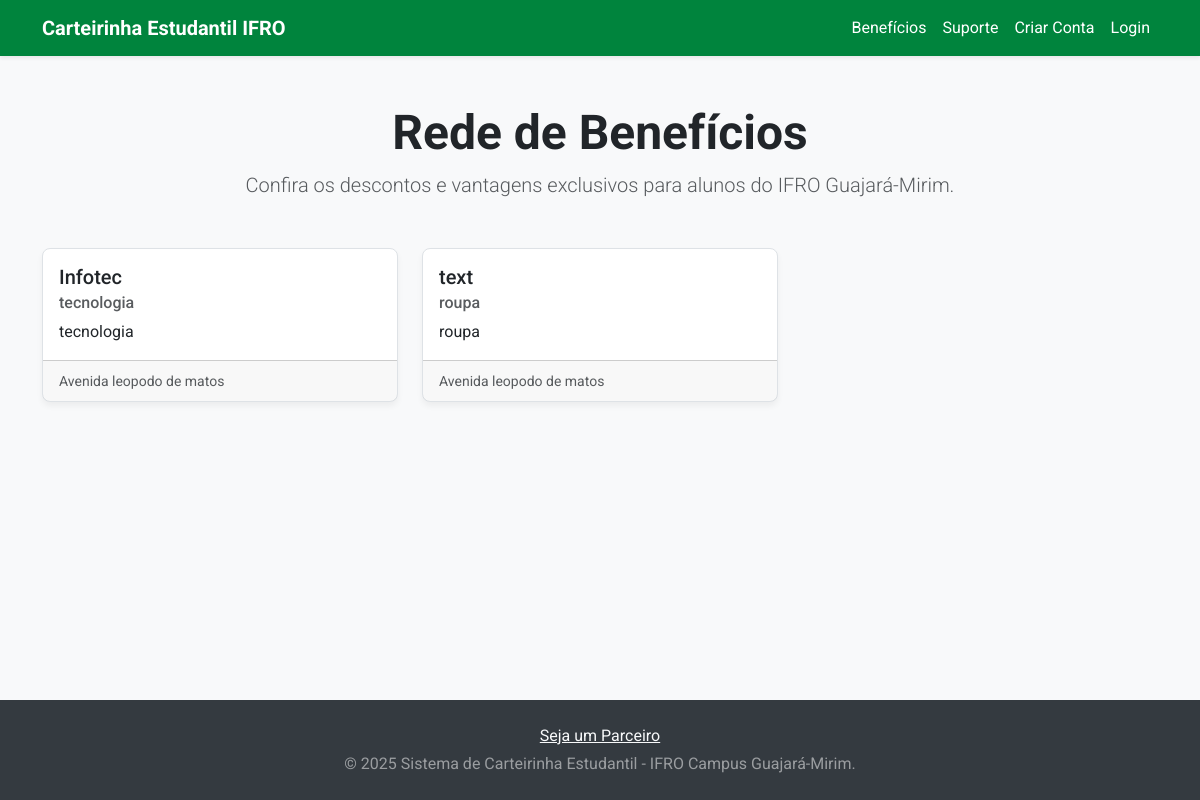
The page /parceiros/beneficios/ on the database as committed earlier.
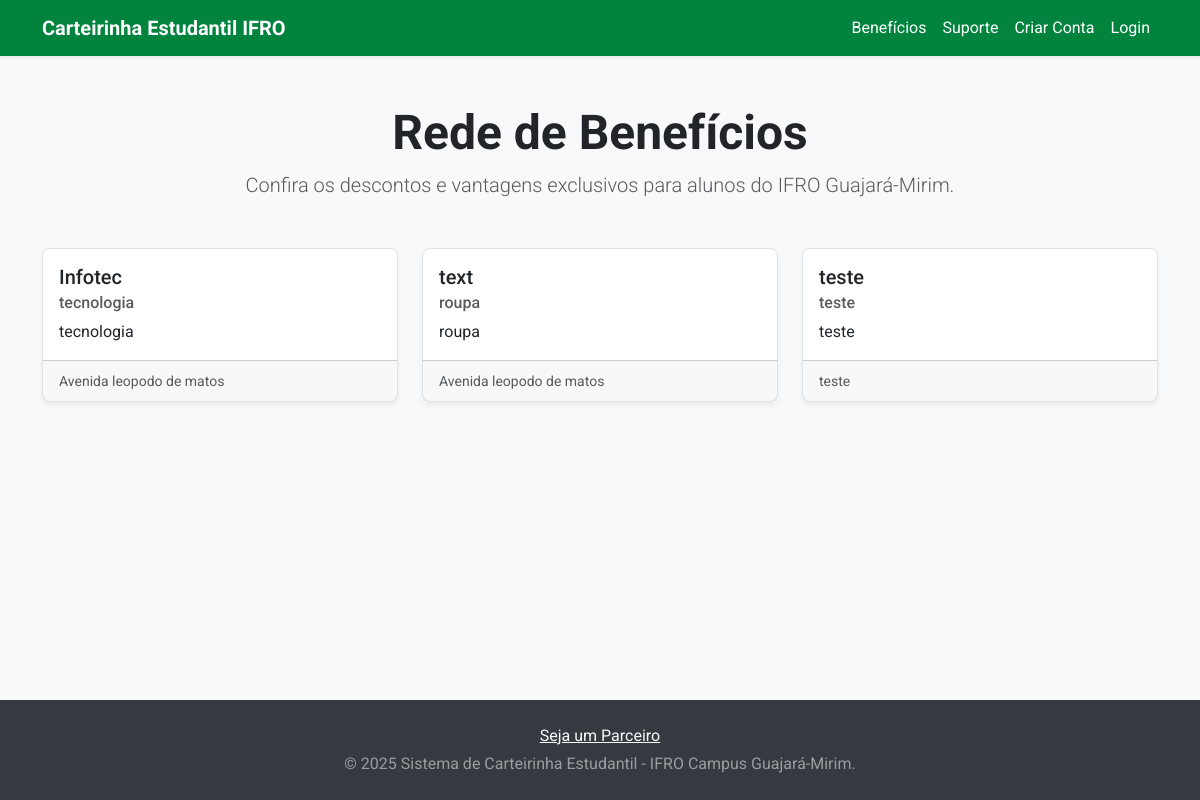
The same page on the database as committed later.
### parceiros/models.py (models this page shows, shortened)
class Parceiro(models.Model):
    nome_fantasia = models.CharField(max_length=255)
    cnpj = models.CharField(max_length=18, unique=True)
    endereco = models.CharField(max_length=255)
    categoria = models.CharField(max_length=100)
    descricao_beneficio = models.TextField()
    regras_de_uso = models.TextField(blank=True)
    STATUS_CHOICES = [
        ('Ativa', 'Ativa'),
        ('Inativa', 'Inativa'),
    ]
    status_parceria = models.CharField(max_length=10, choices=STATUS_CHOICES, default='Ativa')

### parceiros/views.py (the view)
# urls.py: path('beneficios/', views.lista_beneficios, name='lista_beneficios'),
def lista_beneficios(request):
    parceiros_ativos = Parceiro.objects.filter(status_parceria='Ativa')
    contexto = {
        'parceiros': parceiros_ativos
    }
    return render(request, 'parceiros/lista_beneficios.html', contexto)

### parceiros/templates/parceiros/lista_beneficios.html
{% extends 'alunos/base.html' %}
{% block content %}
<div class="container">
    <div class="text-center mb-5">
        <h1 class="display-5 fw-bold">Rede de Benefícios</h1>
        <p class="lead text-muted">Confira os descontos e vantagens exclusivos para alunos do IFRO Guajará-Mirim.</p>
    </div>
    <div class="row row-cols-1 row-cols-md-2 row-cols-lg-3 g-4">
        {% for parceiro in parceiros %}
        <div class="col">
            <div class="card h-100">
                <div class="card-body">
                    <h5 class="card-title">{{ parceiro.nome_fantasia }}</h5>
                    <h6 class="card-subtitle mb-2 text-muted">{{ parceiro.categoria }}</h6>
                    <p class="card-text">{{ parceiro.descricao_beneficio }}</p>
                </div>
                <div class="card-footer">
                    <small class="text-muted">{{ parceiro.endereco }}</small>
                </div>
            </div>
        </div>
        {% empty %}
        <div class="col-12">
            <div class="alert alert-info text-center">Nenhum parceiro cadastrado no momento.</div>
        </div>
        {% endfor %}
    </div>
</div>
{% endblock %}

Rows that differ between the two databases and show on the page:
added Parceiro: nome_fantasia "teste", categoria "teste", descricao_beneficio "teste", endereco "teste"
